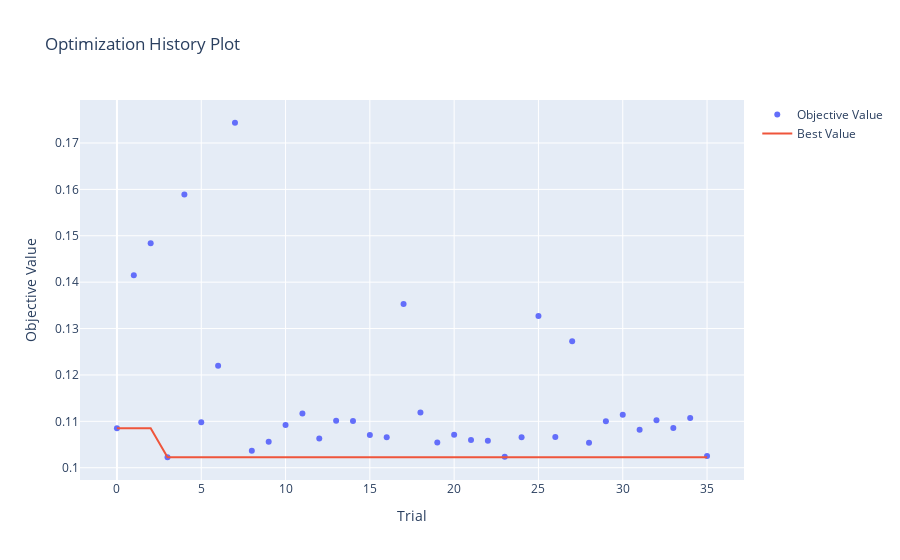

The cell this chart's notebook holds for it:
### Code cell
fig = plot_optimization_history(study)
fig.show()

### Figure 1 — Plotly figure (JSON) as saved in the notebook; plotly's stock layout.template omitted (floating-point values rounded to 4 significant figures)
{"data": [{"mode": "markers", "name": "Objective Value", "type": "scatter", "x": [0, 1, 2, 3, 4, 5, 6, 7, 8, 9, 10, 11, 12, 13, 14, 15, 16, 17, 18, 19, 20, 21, 22, 23, 24, 25, 26, 27, 28, 29, 30, 31, 32, 33, 34, 35], "y": [0.1085, 0.1415, 0.1484, 0.1023, 0.1589, 0.1098, 0.122, 0.1744, 0.1037, 0.1056, 0.1092, 0.1117, 0.1063, 0.1101, 0.1101, 0.1071, 0.1066, 0.1353, 0.1119, 0.1054, 0.1071, 0.106, 0.1058, 0.1024, 0.1066, 0.1327, 0.1066, 0.1273, 0.1054, 0.11, 0.1114, 0.1082, 0.1102, 0.1086, 0.1107, 0.1025]}, {"mode": "lines", "name": "Best Value", "type": "scatter", "x": [0, 1, 2, 3, 4, 5, 6, 7, 8, 9, 10, 11, 12, 13, 14, 15, 16, 17, 18, 19, 20, 21, 22, 23, 24, 25, 26, 27, 28, 29, 30, 31, 32, 33, 34, 35], "y": [0.1085, 0.1085, 0.1085, 0.1023, 0.1023, 0.1023, 0.1023, 0.1023, 0.1023, 0.1023, 0.1023, 0.1023, 0.1023, 0.1023, 0.1023, 0.1023, 0.1023, 0.1023, 0.1023, 0.1023, 0.1023, 0.1023, 0.1023, 0.1023, 0.1023, 0.1023, 0.1023, 0.1023, 0.1023, 0.1023, 0.1023, 0.1023, 0.1023, 0.1023, 0.1023, 0.1023]}, {"marker": {"color": "#cccccc"}, "mode": "markers", "name": "Infeasible Trial", "showlegend": false, "type": "scatter", "x": [], "y": []}], "layout": {"title": {"text": "Optimization History Plot"}, "xaxis": {"title": {"text": "Trial"}}, "yaxis": {"title": {"text": "Objective Value"}}}}
